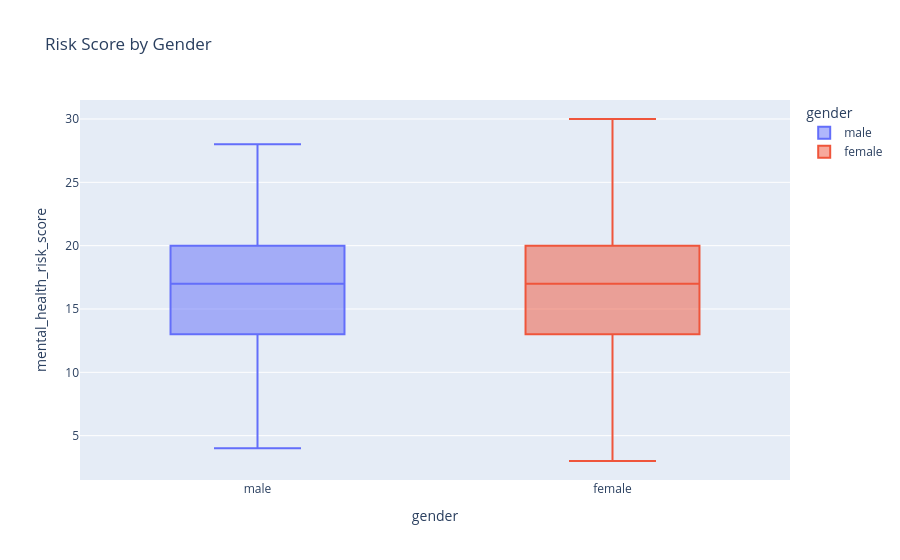

Source (notebook cell):
### Code cell
fig = px.box(
    df,
    x="gender",
    y="mental_health_risk_score",
    color="gender",
    title="Risk Score by Gender"
)
fig.show()

### Figure 1 — Plotly figure (JSON) as saved in the notebook; plotly's stock layout.template omitted (floating-point values rounded to 4 significant figures; data arrays with more than 128 entries replaced by an {"elided": "..."} marker saying what was removed)
{"data": [{"alignmentgroup": "True", "hovertemplate": "gender=%{x}<br>mental_health_risk_score=%{y}<extra></extra>", "legendgroup": "male", "marker": {"color": "#636efa"}, "name": "male", "notched": false, "offsetgroup": "male", "orientation": "v", "showlegend": true, "type": "box", "x": {"elided": "615 str values"}, "x0": " ", "xaxis": "x", "y": {"elided": "615 int values"}, "y0": " ", "yaxis": "y"}, {"alignmentgroup": "True", "hovertemplate": "gender=%{x}<br>mental_health_risk_score=%{y}<extra></extra>", "legendgroup": "female", "marker": {"color": "#EF553B"}, "name": "female", "notched": false, "offsetgroup": "female", "orientation": "v", "showlegend": true, "type": "box", "x": {"elided": "585 str values"}, "x0": " ", "xaxis": "x", "y": {"elided": "585 int values"}, "y0": " ", "yaxis": "y"}], "layout": {"boxmode": "overlay", "legend": {"title": {"text": "gender"}, "tracegroupgap": 0}, "title": {"text": "Risk Score by Gender"}, "xaxis": {"anchor": "y", "categoryarray": ["male", "female"], "categoryorder": "array", "domain": [0, 1], "title": {"text": "gender"}}, "yaxis": {"anchor": "x", "domain": [0, 1], "title": {"text": "mental_health_risk_score"}}}}
